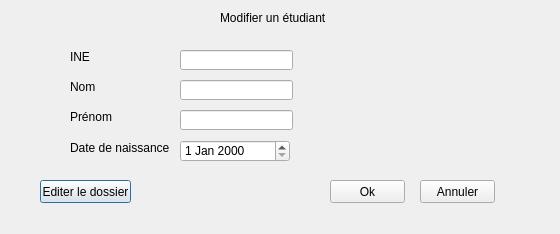
<?xml version="1.0" encoding="UTF-8"?>
<ui version="4.0">
 <class>ModifierEtudiant</class>
 <widget class="QDialog" name="ModifierEtudiant">
  <property name="geometry">
   <rect>
    <x>0</x>
    <y>0</y>
    <width>560</width>
    <height>234</height>
   </rect>
  </property>
  <property name="windowTitle">
   <string>Dialog</string>
  </property>
  <widget class="QLabel" name="label">
   <property name="geometry">
    <rect>
     <x>70</x>
     <y>50</y>
     <width>46</width>
     <height>13</height>
    </rect>
   </property>
   <property name="text">
    <string>INE</string>
   </property>
  </widget>
  <widget class="QLineEdit" name="INE">
   <property name="geometry">
    <rect>
     <x>180</x>
     <y>50</y>
     <width>113</width>
     <height>20</height>
    </rect>
   </property>
  </widget>
  <widget class="QPushButton" name="Dossier">
   <property name="geometry">
    <rect>
     <x>40</x>
     <y>180</y>
     <width>91</width>
     <height>23</height>
    </rect>
   </property>
   <property name="text">
    <string>Editer le dossier</string>
   </property>
  </widget>
  <widget class="QLabel" name="label_5">
   <property name="geometry">
    <rect>
     <x>70</x>
     <y>140</y>
     <width>101</width>
     <height>16</height>
    </rect>
   </property>
   <property name="text">
    <string>Date de naissance</string>
   </property>
  </widget>
  <widget class="QDateEdit" name="dateNaissance">
   <property name="geometry">
    <rect>
     <x>180</x>
     <y>140</y>
     <width>110</width>
     <height>22</height>
    </rect>
   </property>
  </widget>
  <widget class="QLineEdit" name="Nom">
   <property name="geometry">
    <rect>
     <x>180</x>
     <y>80</y>
     <width>113</width>
     <height>20</height>
    </rect>
   </property>
  </widget>
  <widget class="QLabel" name="label_3">
   <property name="geometry">
    <rect>
     <x>220</x>
     <y>10</y>
     <width>141</width>
     <height>16</height>
    </rect>
   </property>
   <property name="text">
    <string>Modifier un étudiant</string>
   </property>
  </widget>
  <widget class="QLabel" name="label_2">
   <property name="geometry">
    <rect>
     <x>70</x>
     <y>80</y>
     <width>46</width>
     <height>13</height>
    </rect>
   </property>
   <property name="text">
    <string>Nom</string>
   </property>
  </widget>
  <widget class="QLabel" name="label_4">
   <property name="geometry">
    <rect>
     <x>70</x>
     <y>110</y>
     <width>46</width>
     <height>13</height>
    </rect>
   </property>
   <property name="text">
    <string>Prénom</string>
   </property>
  </widget>
  <widget class="QLineEdit" name="Prenom">
   <property name="geometry">
    <rect>
     <x>180</x>
     <y>110</y>
     <width>113</width>
     <height>20</height>
    </rect>
   </property>
  </widget>
  <widget class="QPushButton" name="OK">
   <property name="geometry">
    <rect>
     <x>330</x>
     <y>180</y>
     <width>75</width>
     <height>23</height>
    </rect>
   </property>
   <property name="text">
    <string>Ok</string>
   </property>
  </widget>
  <widget class="QPushButton" name="Annuler">
   <property name="geometry">
    <rect>
     <x>420</x>
     <y>180</y>
     <width>75</width>
     <height>23</height>
    </rect>
   </property>
   <property name="text">
    <string>Annuler</string>
   </property>
  </widget>
 </widget>
 <resources/>
 <connections/>
</ui>
